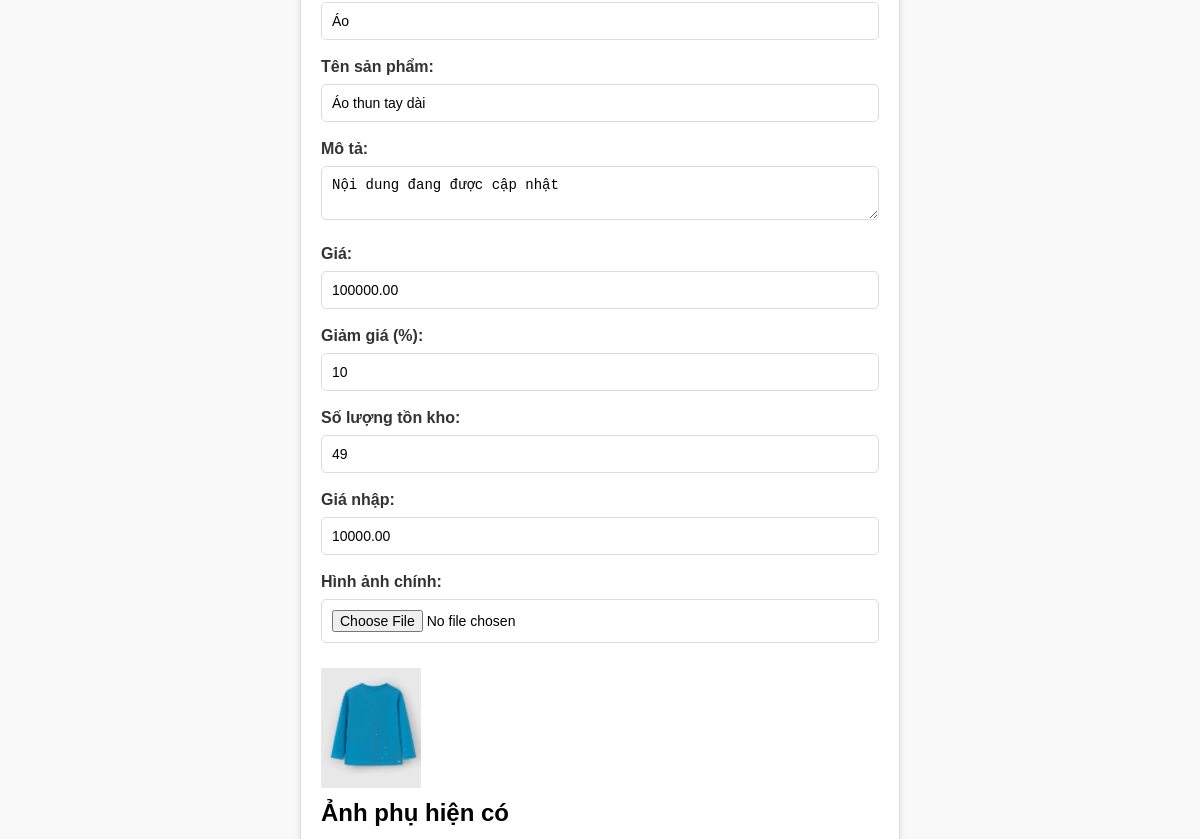
The app's page /admin/edit_product.php?id=1 (signed in, middle part), older data.
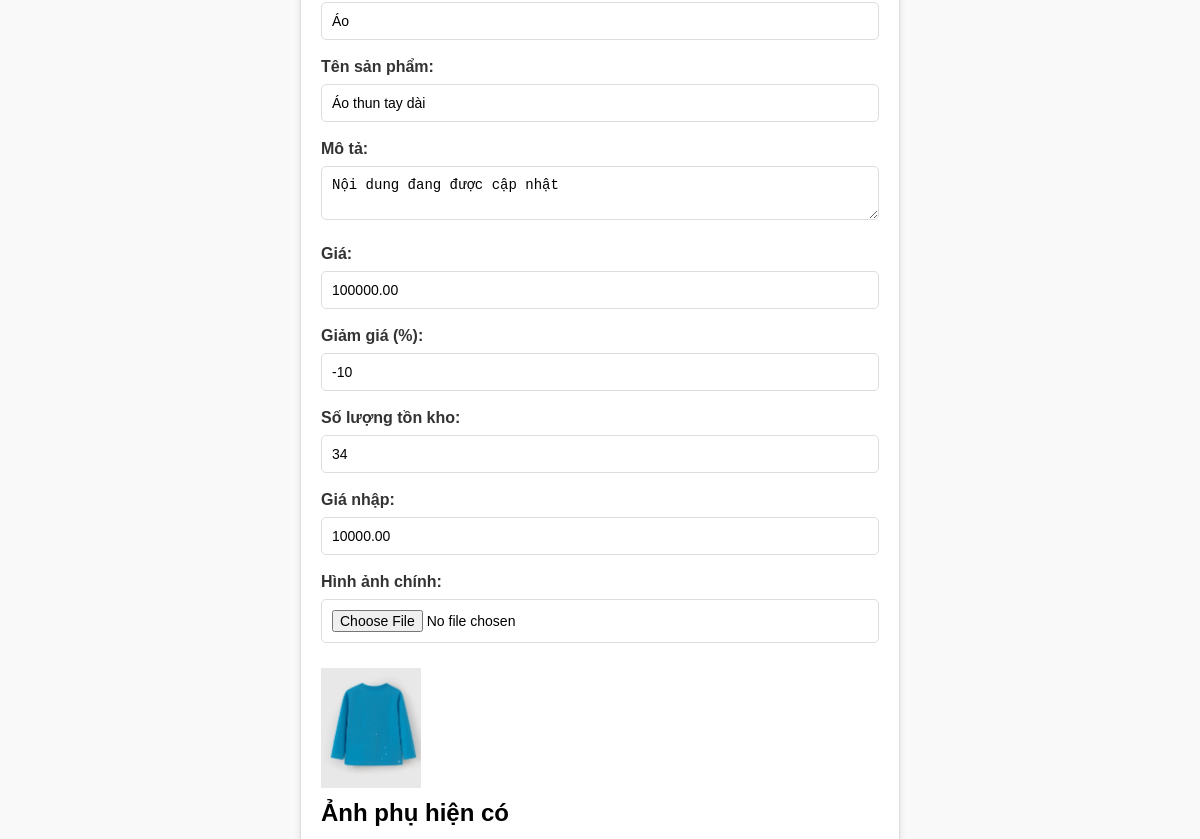
The same page, newer data.
### tables this page shows
CREATE TABLE `products` (
  `id` int(11) NOT NULL,
  `product_code` varchar(50) NOT NULL,
  `category` varchar(50) NOT NULL,
  `category_name` varchar(50) NOT NULL,
  `name` varchar(255) NOT NULL,
  `image` varchar(255) NOT NULL,
  `description` text NOT NULL,
  `price` decimal(10,2) NOT NULL,
  `created_at` timestamp NOT NULL DEFAULT current_timestamp(),
  `sale_percentage` int(11) DEFAULT 0,
  `stock` int(11) DEFAULT 50,
  `cost_price` decimal(10,2) DEFAULT NULL,
  `sale_price` decimal(10,2) DEFAULT NULL,
  `sold_quantity` int(11) DEFAULT 0
);

### admin/edit_product.php (the view, shortened to what this page needs)
<?php
require '../db.php';
$product_id = isset($_GET['id']) ? intval($_GET['id']) : 0;
$stmt = $pdo->prepare("SELECT * FROM products WHERE id = ?");
$stmt->execute([$product_id]);
$product = $stmt->fetch(PDO::FETCH_ASSOC);
$img_stmt = $pdo->prepare("SELECT * FROM product_images WHERE product_id = ?");
$img_stmt->execute([$product_id]);
$additional_images = $img_stmt->fetchAll(PDO::FETCH_ASSOC);
?>
<!DOCTYPE html>
<html lang="en">
<head>
    <link rel="stylesheet" href="../css/admin.css">
</head>
<body>
    <form action="" method="POST" enctype="multipart/form-data">
        <input type="text" id="category_name" name="category_name" value="<?php echo htmlspecialchars($product['category_name']); ?>" required>
        <label for="name">Tên sản phẩm:</label>
        <input type="text" id="name" name="name" value="<?php echo htmlspecialchars($product['name']); ?>" required>
        <label for="description">Mô tả:</label>
        <textarea id="description" name="description" required><?php echo htmlspecialchars($product['description']); ?></textarea>
        <label for="price">Giá:</label>
        <input type="number" id="price" name="price" value="<?php echo htmlspecialchars($product['price']); ?>" required>
        <label for="sale_percentage">Giảm giá (%):</label>
        <input type="number" id="sale_percentage" name="sale_percentage" value="<?php echo htmlspecialchars($product['sale_percentage']); ?>" required>
        <label for="stock">Số lượng tồn kho:</label>
        <input type="number" id="stock" name="stock" value="<?php echo htmlspecialchars($product['stock']); ?>" required>
        <label for="cost_price">Giá nhập:</label>
        <input type="number" id="cost_price" name="cost_price" value="<?php echo htmlspecialchars($product['cost_price']); ?>" required>
        <label for="image">Hình ảnh chính:</label>
        <input type="file" id="image" name="image">
        <div style="margin-top:10px;">
            <img src="../uploads/<?php echo htmlspecialchars($product['image']); ?>" alt="Hình ảnh sản phẩm" style="max-width: 100px;">
        </div>
        <h2>Ảnh phụ hiện có</h2>
        <?php if (!empty($additional_images)): ?>
            <div class="additional-images">
            </div>
        <?php else: ?>
            <p>Không có ảnh phụ.</p>
        <?php endif; ?>
    </form>
</body>
</html>

Row changes from the older to the newer data that the page shows:
changed products "Áo": sale_percentage "10" → "-10"; stock "49" → "34"
